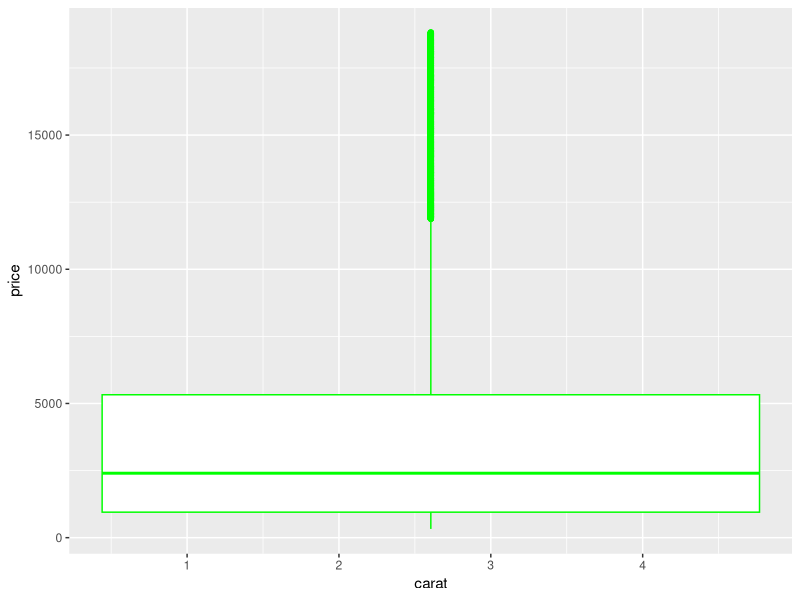
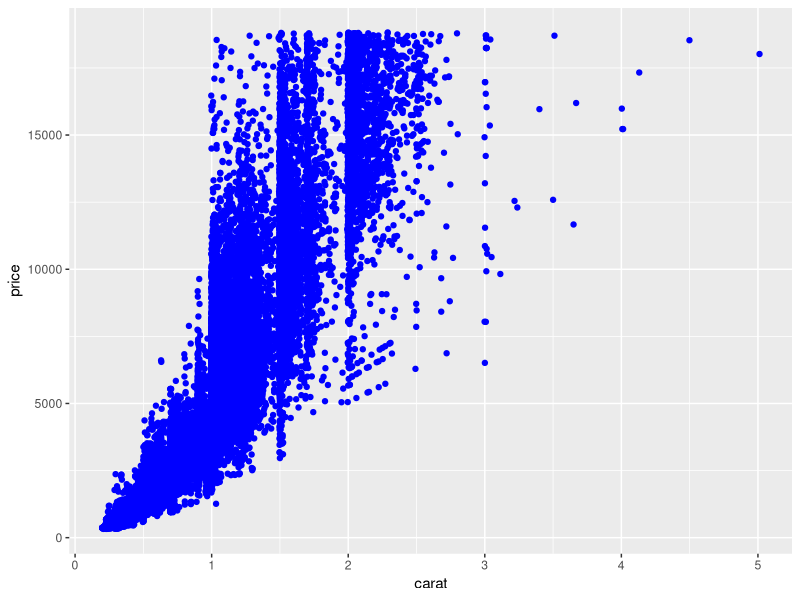
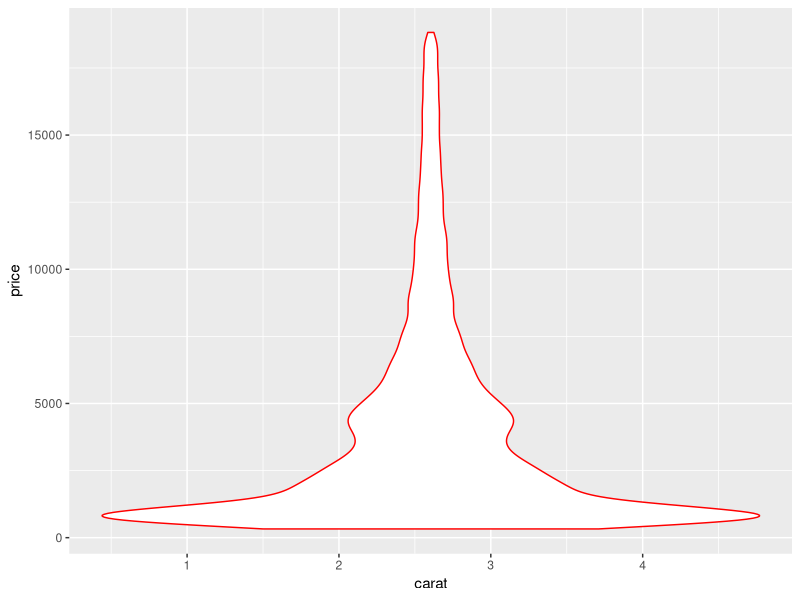
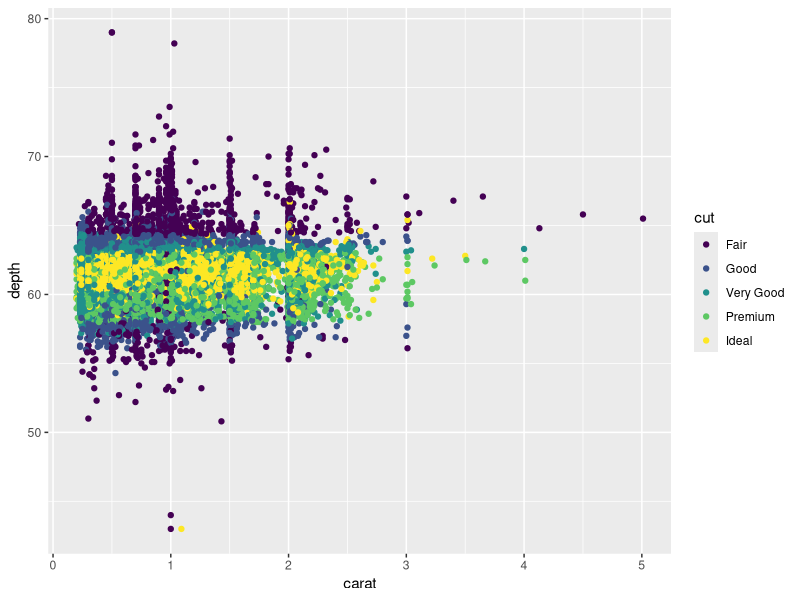
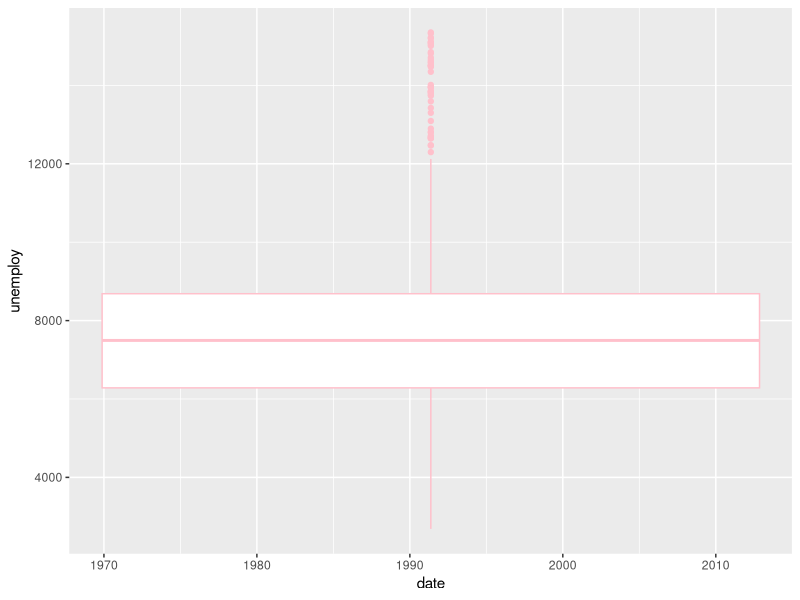
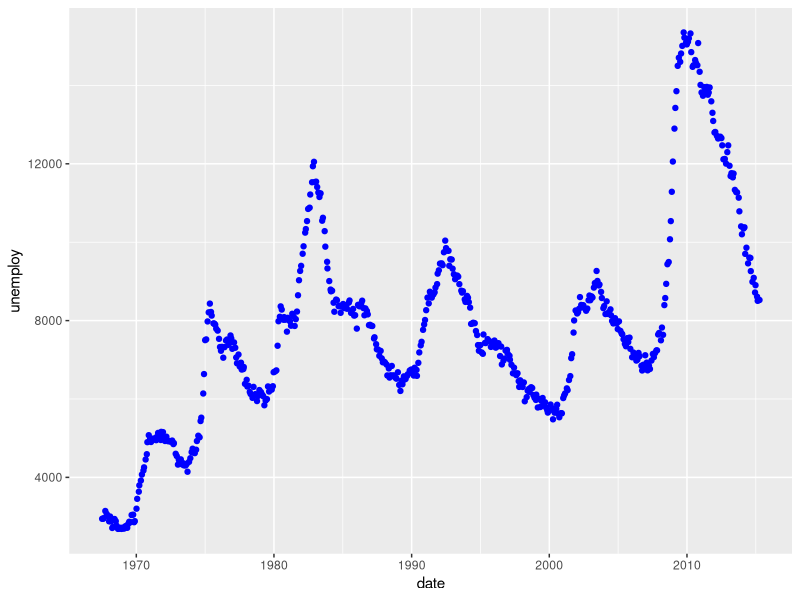
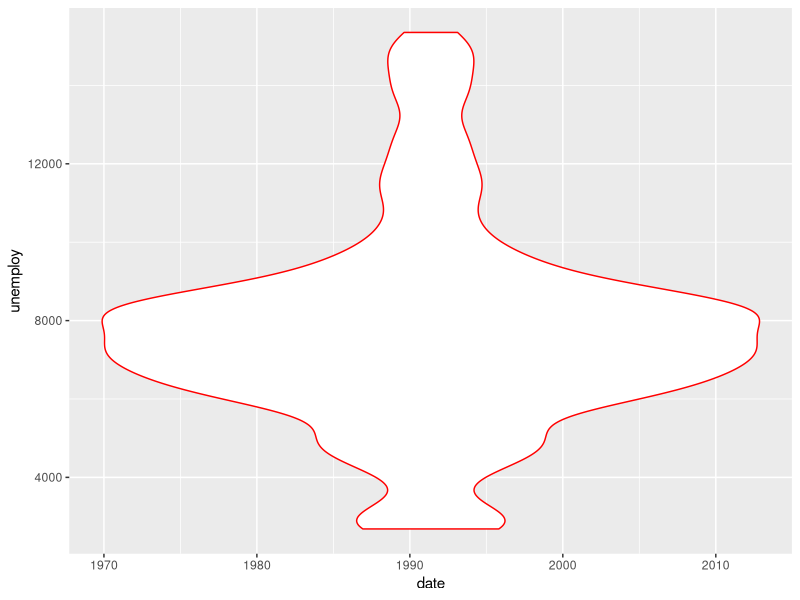
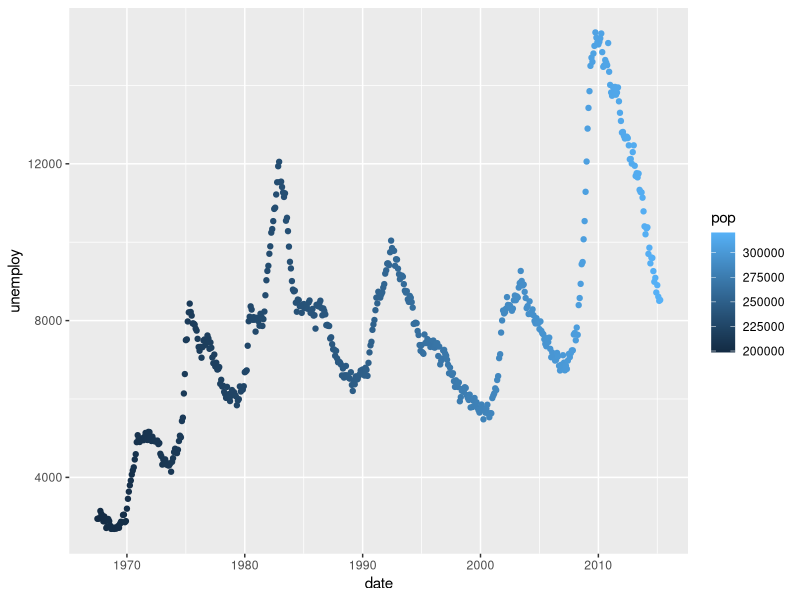

Recreate these plots in R, in order. (Note: this script raises an error after producing the figures.)
library(ggplot2)
data(package="ggplot2")
diamonds
ggplot(diamonds,aes(carat,price))+geom_boxplot(colour='green')
ggplot(diamonds,aes(carat,price))+geom_jitter (colour='blue')
ggplot(diamonds,aes(carat,price))+geom_violin(colour='red')
ggplot(diamonds,aes(carat,depth,color=cut))+geom_point()
library(ggplot2)
economics
ggplot( economics,aes(date, unemploy))+geom_boxplot(colour='pink')
ggplot( economics,aes(date,unemploy))+geom_jitter (colour='blue')
ggplot( economics,aes(date,unemploy ))+geom_violin(colour='red')
ggplot( economics,aes(date,unemploy,color=pop))+geom_point()
economics_long 
ggplot( economics_long,aes(date, value))+geom_boxplot(colour='pink')
ggplot( economics_long,aes(date,value))+geom_jitter (colour='blue')
ggplot( economics_long,aes(date,value ))+geom_violin(colour='red')
ggplot( economics_long,aes(date,value,color=variable))+geom_point()
faithfuld
ggplot(  faithfuld,aes(eruptions,density))+geom_boxplot(colour='pink')
ggplot(  faithfuld,aes(eruptions,density))+geom_jitter(colour='blue')
ggplot(  faithfuld,aes(eruptions,density ))+geom_violin(colour='red')
ggplot(  faithfuld,aes(eruptions,density,color="purple"))+geom_point()
luv_colours 
ggplot( luv_colours ,aes(date, value))+geom_boxplot(colour='pink')
ggplot( luv_colours ,aes(date,value))+geom_jitter (colour='blue')
ggplot( luv_colours,aes(date,value ))+geom_violin(colour='red')
ggplot(luv_colours  ,aes(date,value,color="purple"))+geom_point()
midwest 
ggplot( midwest ,aes(area ,popdensity ))+geom_boxplot(colour='pink')
ggplot(midwest  ,aes(area,popdensity))+geom_jitter (colour='blue')
ggplot(midwest ,aes(area ,popdensity ))+geom_violin(colour='red')
ggplot(midwest ,aes(area ,popdensity,color=county))+geom_point()
ggplot(midwest ,aes(area ,popdensity,color="red"))+geom_point()
mpg
ggplot( mpg ,aes(displ ,hwy ))+geom_boxplot(colour='pink')
ggplot(mpg  ,aes(displ,hwy))+geom_jitter (colour='blue')
ggplot(mpg ,aes(displ ,hwy ))+geom_violin(colour='red')
ggplot(mpg ,aes(displ ,hwy,color="orange"))+geom_point()
ggplot(mpg ,aes(displ,hwy,color=class))+geom_point()
msleep
ggplot( msleep,aes(name ,awake ))+geom_boxplot(colour='pink')
ggplot(msleep  ,aes(name,awake))+geom_jitter (colour='blue')
ggplot(msleep ,aes( name,awake ))+geom_violin(colour='red')
ggplot(msleep ,aes(name ,awake,color="orange"))+geom_point()
ggplot(msleep ,aes(name,awake,color=order))+geom_point()
presidential
ggplot(presidential ,aes(name , start))+geom_boxplot(colour='pink')
ggplot(presidential  ,aes(name,start))+geom_jitter (colour='blue')
ggplot(presidential ,aes( name,start ))+geom_violin(colour='red')
ggplot(presidential ,aes(name ,start,color="orange"))+geom_point()
ggplot(presidential ,aes(name,start,color=party ))+geom_point()
seals 
ggplot(seals  ,aes(  lat , delta_lat))+geom_boxplot(colour='pink')
ggplot(seals   ,aes(  lat,delta_lat))+geom_jitter (colour='blue')
ggplot(seals  ,aes(   lat,delta_lat ))+geom_violin(colour='red')
ggplot(seals  ,aes(  lat ,delta_lat,color="orange"))+geom_point()
txhousing
ggplot(txhousing  ,aes(   city , volume))+geom_boxplot(colour='pink')
ggplot(txhousing   ,aes(   city,volume))+geom_jitter (colour='blue')
ggplot(txhousing  ,aes(    city,volume ))+geom_violin(colour='red')
ggplot(txhousing  ,aes(   city ,volume,color="orange"))+geom_point()
